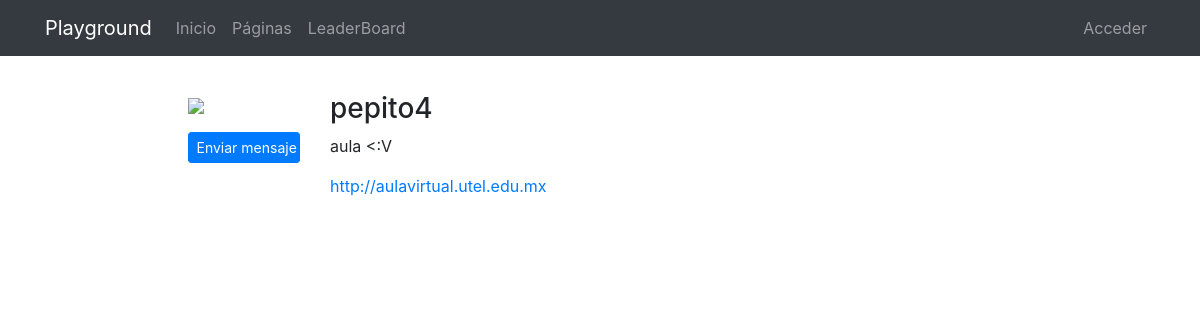
The app's page /profiles/pepito4/, older data.
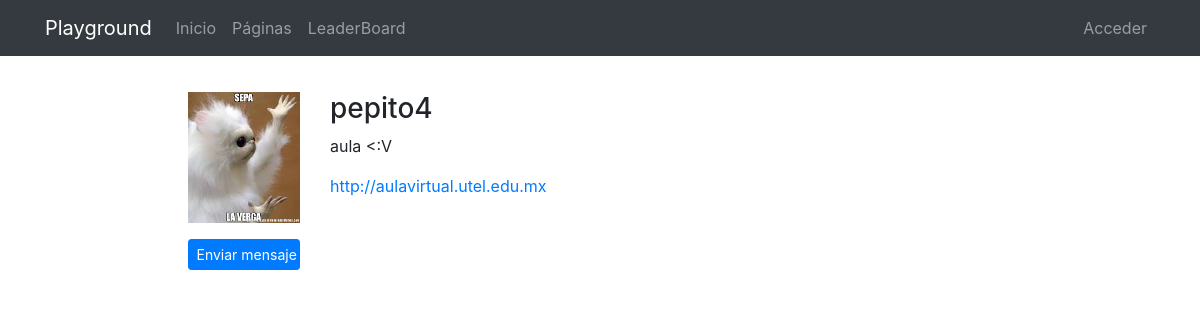
The same page, newer data.
### registration/models.py (models this page shows)
class Profile(models.Model):
	user = models.OneToOneField(User, on_delete=models.CASCADE)
	avatar = models.ImageField(upload_to=custom_upload_to , null=True, blank=True)
	bio = models.TextField(null=True, blank=True)
	link = models.URLField(max_length=200,null=True,blank=True)

### profiles/views.py (the view)
# urls.py: path('<username>/',ProfileDetailView.as_view(),name='detail'),
class ProfileDetailView(DetailView):
	model = Profile
	template_name = 'profiles/profile_detail.html'
	def get_object(self):
		return get_object_or_404(Profile,user__username=self.kwargs['username'])

### profiles/templates/profiles/profile_detail.html (shortened to what this page needs)
{% extends 'core/base.html' %}
{% load static %}
{% block content %}
<main role="main">
  <div class="container">
    <div class="row mt-3">
      <div class="col-md-9 mx-auto mb-5">
        <form action="" method="post" enctype="multipart/form-data">{% csrf_token %}
          <div class="row">
            <div class="col-md-2">
              {% if profile.avatar %}
                <img src="{{profile.avatar.url}}" class="img-fluid">
              {% else %}
                <img src="{% static 'registration/img/no-avatar.jpg' %}" class="img-fluid">
              {% endif %}
              {% if request.user != profile.user %}
                <a href="" class="btn btn-primary btn-sm btn-block mt-3">
                  Enviar mensaje
                </a>
              {% endif %}
            </div>
            <div class="col-md-10">
              <h3>{{profile.user}}</h3>
              {% if profile.bio %}<p>{{profile.bio}}</p>{% endif %}
              {% if profile.link %}<p><a href="{{profile.link}}" target="_blank">{{profile.link}}</a></p>{% endif %}
            </div>
          </div>
        </form>
      </div>
    </div>
  </div>
</main>
{% endblock %}

### core/templates/core/base.html (shortened to what this page needs)
<!DOCTYPE html>
<html lang="es">
  <head>
    {% load static %}
    <link href="{% static 'core/vendor/bootstrap/css/bootstrap.min.css' %}" rel="stylesheet">
    <link href="{% static 'core/vendor/font-awesome/css/font-awesome.min.css' %}" rel="stylesheet" type="text/css">
    <link href="{% static 'core/css/main.css' %}" rel="stylesheet">
  </head>
  <body>
    <body>
      <nav class="navbar navbar-expand-lg navbar-dark bg-dark">
        <div class="container">
          <a class="navbar-brand" href="{% url 'home' %}">Playground</a>
          <div class="collapse navbar-collapse" id="ned">
            <ul class="navbar-nav mr-auto">
              <li class="nav-item">
                <a class="nav-link" href="{% url 'home' %}">Inicio</a>
              </li>
              <li class="nav-item">
                <a class="nav-link" href="{% url 'pages:pages' %}">Páginas</a>
              </li>
              <li class="nav-item">
                <a class="nav-link" href="{% url 'profiles:list' %}">LeaderBoard</a>
              </li>
            </ul>
            <ul class="navbar-nav">
              {%if not request.user.is_authenticated%}
              <li class="nav-item">
                <a class="nav-link" href="{%url 'login'%}">Acceder
                </a>
              </li>
              {%endif%}
            </ul>
          </div>
        </div>
      </nav>
      {% block content %}{% endblock %}
  </body>
</html>

### core/static/core/css/main.css (style rules this page uses)
main { padding-top: 20px; }
:root { --jumbotron-padding-y: 3rem; }

Row changes from the older to the newer data that the page shows:
changed Profile "aula <:V": avatar: picture added
